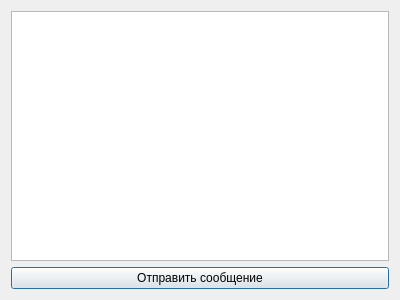
<?xml version="1.0" encoding="UTF-8"?>
<ui version="4.0">
 <class>SetTextMessege</class>
 <widget class="QDialog" name="SetTextMessege">
  <property name="geometry">
   <rect>
    <x>0</x>
    <y>0</y>
    <width>400</width>
    <height>300</height>
   </rect>
  </property>
  <property name="windowTitle">
   <string>Dialog</string>
  </property>
  <layout class="QGridLayout" name="gridLayout">
   <item row="0" column="0">
    <widget class="QTextEdit" name="te_setTextMessege"/>
   </item>
   <item row="1" column="0">
    <widget class="QPushButton" name="pb_sendTextMessege">
     <property name="text">
      <string>Отправить сообщение</string>
     </property>
    </widget>
   </item>
  </layout>
 </widget>
 <resources/>
 <connections/>
</ui>
